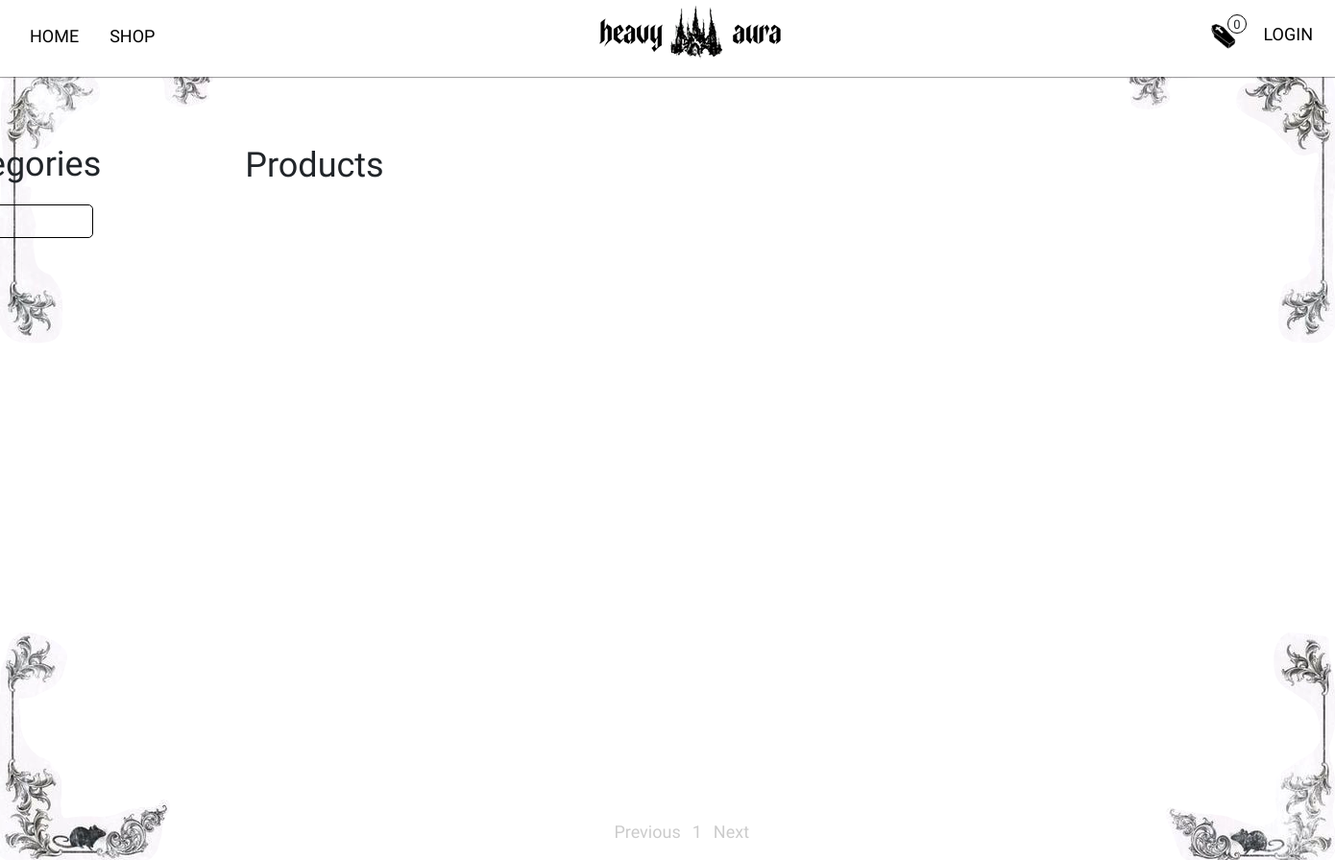
The app's page /shop, older data.
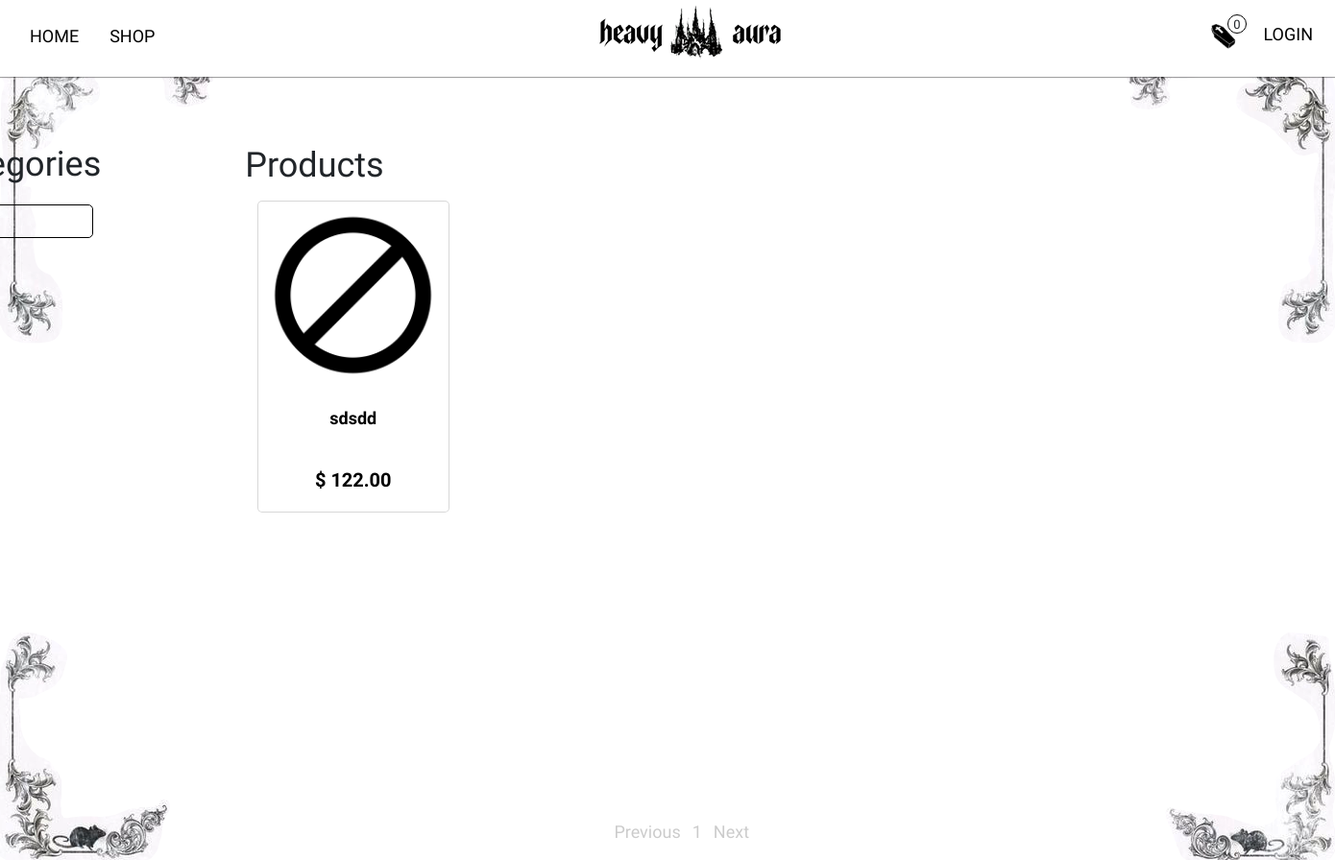
The same page, newer data.
### main/models.py (models this page shows, shortened)
class Product(models.Model):
    category = models.ForeignKey(Category, related_name='products', on_delete=models.CASCADE)
    name = models.CharField(max_length=50)
    slug = models.SlugField(max_length=50)
    image = models.ImageField(upload_to='products/%Y/%m/%d', blank=True)
    description = models.TextField(blank=True)
    price = models.DecimalField(max_digits=10, decimal_places=2)
    available = models.BooleanField(default=True)
    created = models.DateTimeField(auto_now_add=True)
    updated = models.DateTimeField(auto_now=True)
    discount = models.DecimalField(default=0.00, max_digits=4, decimal_places=2)
    class Meta:
        ordering = ['name']
        indexes = [
            models.Index(fields=['id', 'slug']),
            models.Index(fields=['name']),
            models.Index(fields=['-created']) # поиск по дате создания
        ]
    def get_absolute_url(self):
        return reverse('main:product_detail', args = [self.slug]) #product_detail во views

### main/views.py (the view)
# urls.py: path('shop', views.product_list, name='product_list'),
def product_list(request, category_slug=None):
    page = request.GET.get('page', 1)
    category = None
    categories = Category.objects.all()
    products = Product.objects.filter(available = True)
    paginator = Paginator(products, 10)
    current_page = paginator.page(int(page))
    if category_slug:
        category = get_object_or_404(Category, slug = category_slug)
        paginator = Paginator(products.filter(category=category), 10)
        current_page = paginator.page(int(page))
    return render (request,
                   'main/product/list.html',
                   {'category': category,
                    'categories': categories,
                    'products': current_page,
                    'slug_url': category_slug}
                   )

### cart/cart.py (called while the page is built)
    def __len__(self):
        return sum(item['quantity'] for item in self.cart.values())

### cart/context_processors.py (called while the page is built)
def cart(request):
    return {'cart': Cart(request)}

### main/models.py (called while the page is built)
    def get_absolute_url(self):
        return reverse('main:product_list_by_category', args = [self.slug])

### main/templates/main/product/list.html (shortened to what this page needs)
{% extends 'main/base.html' %}
{% load static %}
{% block content %}
    <div class="llist d-flex">
        <div class="sidebar">
            <h3>Categories</h3>
            <ul>
                <li {% if not category %} class="selected" {% endif %}>
                </li>
                {% for c in categories %}
                    <li {% if category.slug == c.slug %} class="selected" {% endif %}>
                    </li>
                {% endfor %}
            </ul>
        </div>
        <div class="main">
            <div class="main-title">
                {% if category %} {{category.name}} {% else %} Products {% endif %}
            </div>
            <div class="product-list">
                <div class="items">
                    {% for product in products %}
                        <div class="item">
                            <a href={{ product.get_absolute_url }} class="home-card d-flex flex-column align-items-center text-center">
                                <img src= {% if product.image %} {{ product.image.url }} {% else %} {% static 'img/noimage.jpg' %} {% endif %} alt="" class="card-img">
                                <h5 class="title-card">{{ product.name }}</h5>
                                 {% if product.discount %}
                                    <div class="cart-discount d-flex gap-2">
                                        <p class="line">$ {{ product.price }}</p>
                                        <p>$ {{ product.sell_price }}</p>
                                    </div>
                                {% else %}
                                    <p class="price">$ {{ product.price }}</p>
                                {% endif %}
                             </a>
                        </div>
                    {% endfor %}
                </div>
            </div>
            <ul class="pagination">
                <li  class = {% if not products.has_previous %} 'disabled' {% endif %}>
                    <a href= {% if products.has_previous %}?page={{ products.previous_page_number }} {% endif %}>Previous</a>
                </li>
                {% for page in products.paginator.page_range %}
                    {% if page >= products.number|add:-2 and page <= products.number|add:2 %}
                        <li>
                            <a href= ?page={{ page }} class= {% if products.number == page %} 'disabled' {% endif %}>{{ page }}</a>
                        </li>
                    {% endif %}
                {% endfor %}
                 <li  class = {% if not products.has_next %} 'disabled' {% endif %}>
                    <a href= {% if products.has_next %}?page={{ products.next_page_number }} {% endif %}>Next</a>
                </li>
            </ul>
        </div>
    </div>
{% endblock content %}

Row changes from the older to the newer data that the page shows:
added Product: image (picture), name "sdsdd", price "122.00"
